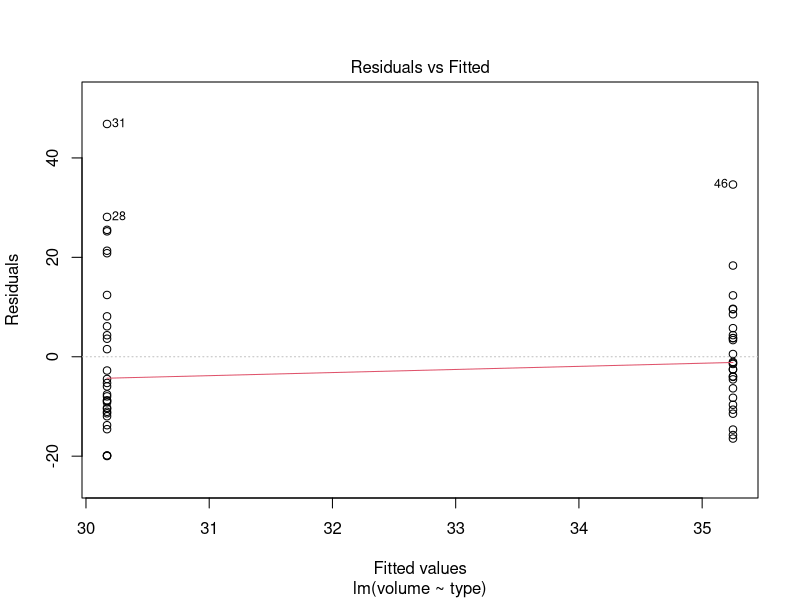
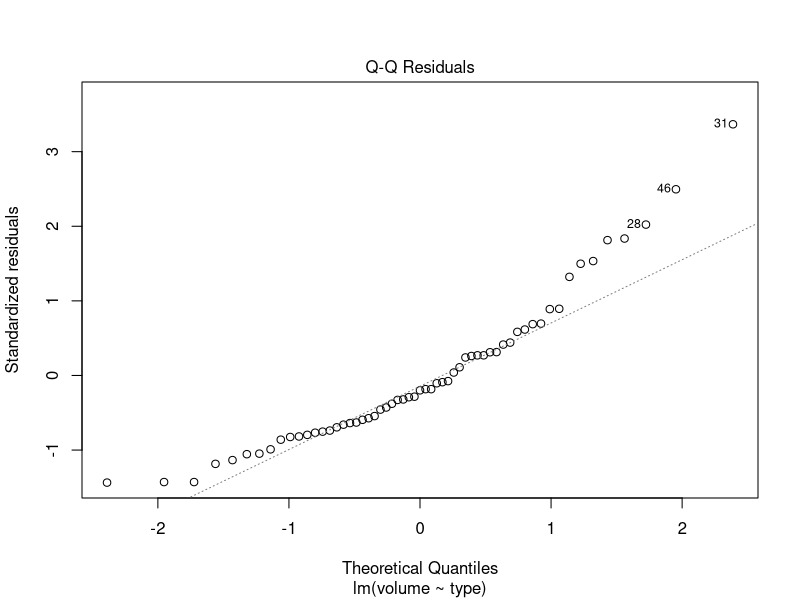
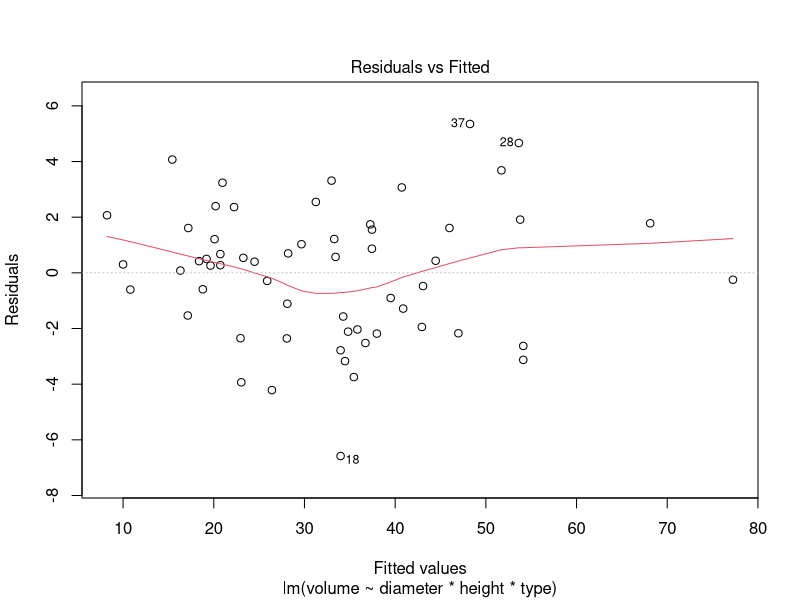
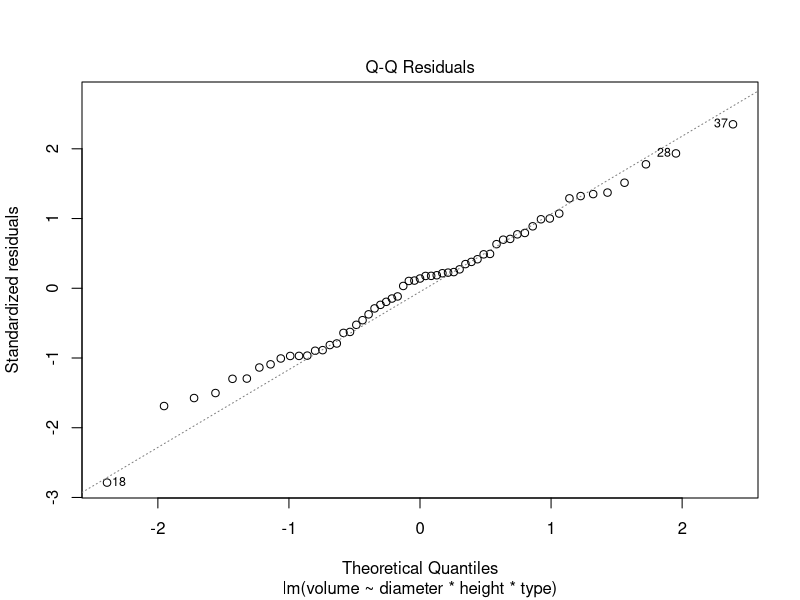
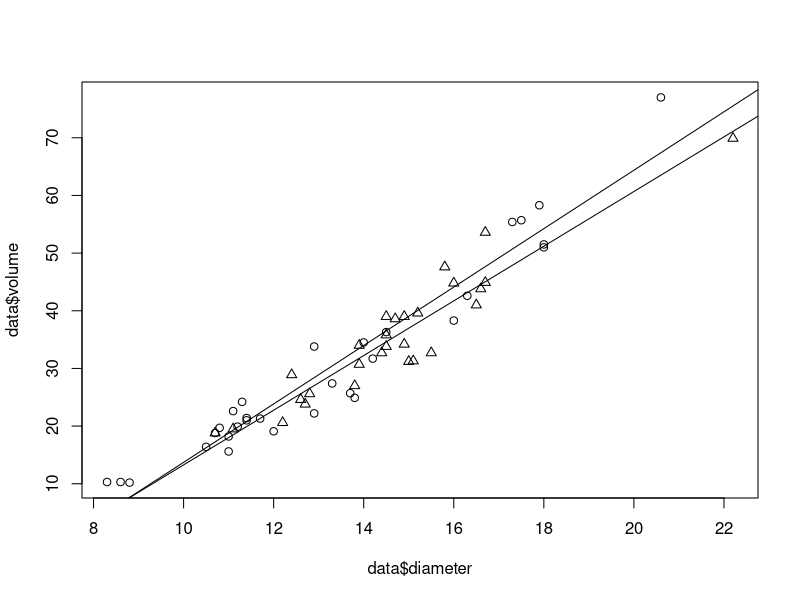
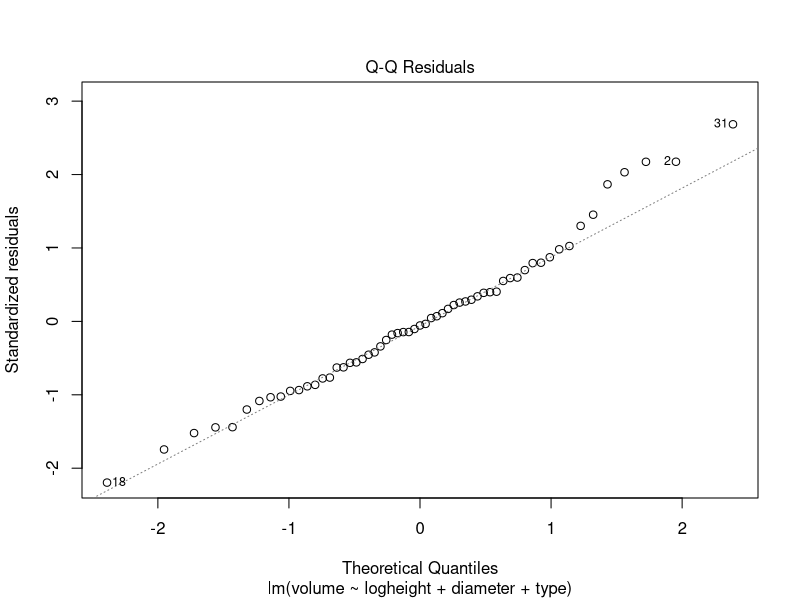
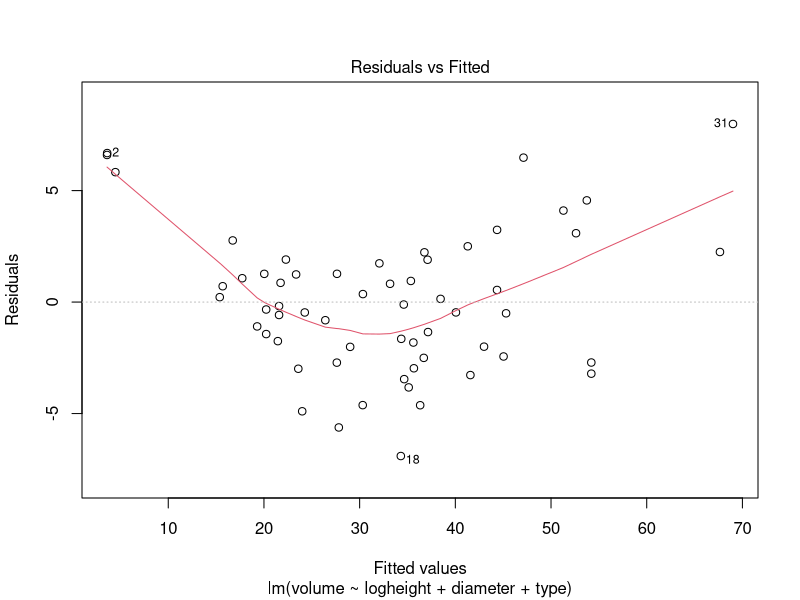

Reproduce these figures in R, in order.
## ---- chunk 1
library(tidyverse)
library(rstudioapi)
library(lme4)
library(car)

knitr::opts_chunk$set(echo = TRUE)
setwd(dirname(getActiveDocumentContext()$path))
# round numbers to 3 digits
options(digits = 3)
## ---- chunk 2
data <- read.table(file="treeVolume.txt", header=TRUE)


data$type=as.factor(data$type)
dataaov=lm(volume~type,data=data)
plot(dataaov, 1)
plot(dataaov, 2)
anova(dataaov) 
summary(dataaov)
## ---- chunk 3

fiber1=lm(volume~diameter+height+type,data=data)
fiber1=lm(volume~diameter*height*type,data=data)
plot(fiber1, 1)
plot(fiber1, 2)
drop1(fiber1,test="F")
summary(fiber1)

# Taking the averages
a_height = sum(data$height)/59
a_diameter = sum(data$diameter)/59

a_height
a_diameter

Oak = -63.7814 + 1 * -1.3046 + a_diameter * 4.6981 + a_height * 0.4172

Beech = -63.7814 + a_diameter * 4.6981 + a_height * 0.4172

Oak
Beech
## ---- chunk 4
trees = c("beech", "oak")
plot(data$volume~data$diameter,pch=unclass(data$type));for (i in trees){abline(lm(volume~diameter,data=data[data$type==i,]))}
## ---- chunk 5
data$logheight = log(data$height)
fiber1=lm(volume~logheight+diameter+type,data=data)
plot(fiber1, 2)
plot(fiber1, 1)
